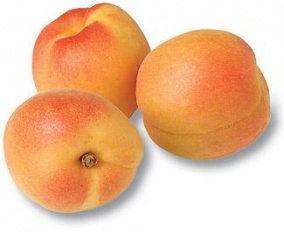
#> input picture data/FIDS30/apricots/5.jpg, 284 x 232 px, found by its file name
$ python Plots.py
#> lines starting #> are read from the running program, lines starting #| are printed output that depends on the picture
# import the necessary packages
import sys
from matplotlib import pyplot as plt
# import libraries for image feature extraction
import numpy as np
import cv2
from PIL import Image
from pathlib import Path


def featureExtractionVisualizationFruit():

    p = Path('C:/Princi/TU Wien/Semestri 1/Machine Learning/Exercises/Exercise 3 - New/ML_Exercise3/data/FIDS30/oranges/5.jpg')
    dImage = str(p)


    imagePIL = Image.open(dImage)
#> imagePIL is the input picture: PIL image 284x232 RGB; mean R, G, B 237.5, 188.4, 151.5
    imgplot = plt.imshow(imagePIL)
    plt.title("oranges/1.jpg")

    featureVector = imagePIL.histogram()
#> featureVector = 768 values, max 15997 at index 255, min 0 at index 0, mean 257.4

    # We plot this histogram
    plt.figure()
    plt.plot(featureVector[:256], 'r')
    plt.plot(featureVector[257:512], 'g')
    plt.plot(featureVector[513:], 'b')
    plt.xlim([0, 256])
    plt.xlabel("Bins")
    plt.ylabel("Number of Pixels")
    plt.title("Colour Histogram - PIL")

    imageOpenCV = cv2.imread(dImage)

    plt.figure()
    plt.imshow(cv2.cvtColor(imageOpenCV, cv2.COLOR_BGR2RGB))

    chans = cv2.split(imageOpenCV)
    colors = ("b", "g", "r")
    plt.figure()
    plt.title("Colour Histogram - OpenCV")
    plt.xlabel("Bins")
    plt.ylabel("Number of Pixels")
    featuresOpenCV = []

    # loop over the image channels
    for (chan, color) in zip(chans, colors):
        # create a histogram for the current channel and add it to the resulting histograms array (of arrays)
        # We can specifiy here in the 4th argument how many bins we want -
        # 256 means the same as in the previous histogram
        histOpenCV = cv2.calcHist([chan], [0], None, [256], [0, 256])
        featuresOpenCV.extend(histOpenCV)

        # plot the histogram of the current colour
        plt.plot(histOpenCV, color=color)
        plt.xlim([0, 256])
#> this loop made 3 passes
#> color on passes 1 to 3: 'b', 'g', 'r'
#> after the loop, featuresOpenCV = 768 items, first 6: [8], [2], [1], [0], [2], [1]

    # Now we have a 2D-array - 256 values for each of 3 colour channels.
    # To input this into our machine learning, we need to "flatten" the features into one larger 1D array
    # the size of this will be 3 x 256 = 768 values
    featureVectorOpenCV = np.array(featuresOpenCV).flatten()
#> featureVectorOpenCV = 768 values, max 15997 at index 767, min 0 at index 3, mean 257.4

    # show all the plots
    plt.show()
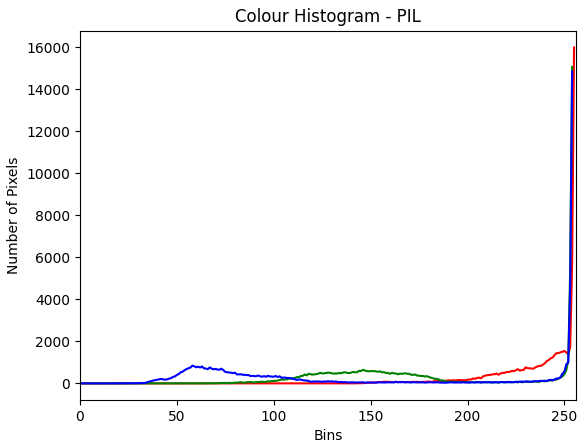
#> figure drawn by matplotlib, 1 panel; curve peaks at x = 255, y = 15997; curve peaks at x = 254, y = 15069; curve peaks at x = 254, y = 14859
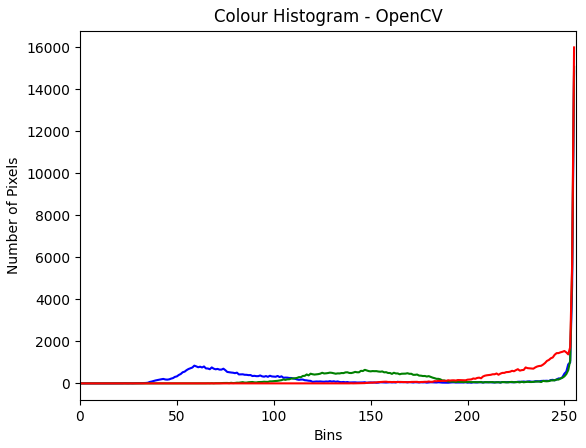
#> figure drawn by matplotlib, 1 panel; curve peaks at x = 255, y = 14859; curve peaks at x = 255, y = 15069; curve peaks at x = 255, y = 15997


def featureExtractionVisualizationCar():

    p = Path('C:/Princi/TU Wien/Semestri 1/Machine Learning/Exercises/Exercise 3 - New/ML_Exercise3/data/CarData/TrainImages/pos-0.pgm')
    dImage = str(p)


    imagePIL = Image.open(dImage)
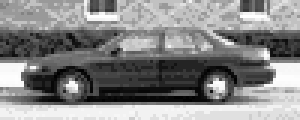
#> input picture data/CarData/TrainImages/pos-0.pgm, 100 x 40 px, found by its file name (shown 3 times larger)
#> imagePIL is the input picture: PIL image 100x40 L; min 1, max 255, mean 134.3
    imgplot = plt.imshow(imagePIL)
    plt.title('pos-0.pgm')


    featureVector = imagePIL.histogram()
#> featureVector = 256 values, max 419 at index 193, min 0 at index 0, mean 15.62

    # We plot this histogram
    plt.figure()
    plt.plot(featureVector[:256], 'r')
    plt.plot(featureVector[257:512], 'g')
    plt.plot(featureVector[513:], 'b')
    plt.xlim([0, 256])
    plt.xlabel("Bins")
    plt.ylabel("Number of Pixels")
    plt.title("Colour Histogram - PIL")

    # plt.show()

    # An alternative is to use open CV
    imageOpenCV = cv2.imread(dImage)
#> imageOpenCV: shape (40, 100, 3); min 1, max 255, mean 134.3


    plt.figure()
    plt.imshow(cv2.cvtColor(imageOpenCV, cv2.COLOR_BGR2RGB))

    chans = cv2.split(imageOpenCV)
    colors = ("b", "g", "r")
    plt.figure()
    plt.title("Colour Histogram - OpenCV")
    plt.xlabel("Bins")
    plt.ylabel("Number of Pixels")
    featuresOpenCV = []

    # loop over the image channels
    for (chan, color) in zip(chans, colors):

        histOpenCV = cv2.calcHist([chan], [0], None, [256], [0, 256])
        featuresOpenCV.extend(histOpenCV)

        # plot the histogram of the current colour
        plt.plot(histOpenCV, color=color)
        plt.xlim([0, 256])
#> after the loop, featuresOpenCV = 768 items, first 6: [0], [20], [0], [0], [0], [0]

    # Now we have a 2D-array - 256 values for each of 3 colour channels.
    # To input this into our machine learning, we need to "flatten" the features into one larger 1D array
    # the size of this will be 3 x 256 = 768 values
    featureVectorOpenCV = np.array(featuresOpenCV).flatten()
#> featureVectorOpenCV = 768 values, max 419 at index 193, min 0 at index 0, mean 15.62

    # show all the plots
    plt.show()
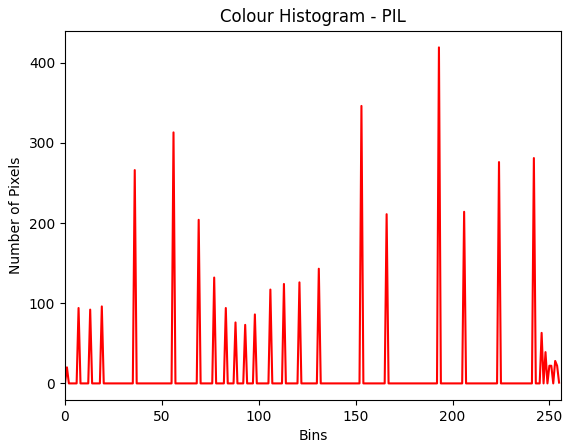
#> figure drawn by matplotlib, 1 panel; curve peaks at x = 193, y = 419
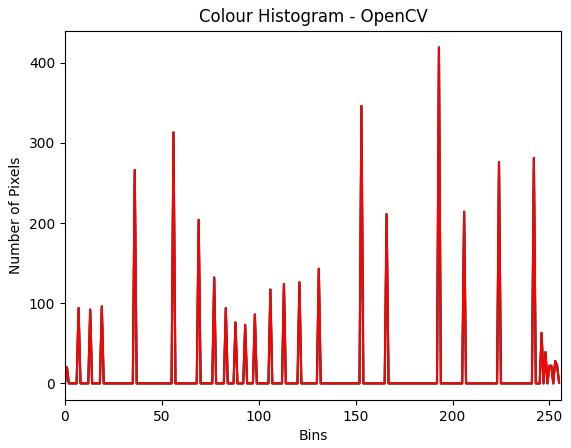
#> figure drawn by matplotlib, 1 panel; curve peaks at x = 193, y = 419; curve peaks at x = 193, y = 419; curve peaks at x = 193, y = 419


def main():
    """
    Main function.
    :return:
    """
    featureExtractionVisualizationFruit()
    featureExtractionVisualizationCar()


if __name__ == '__main__':
    main()
    sys.exit(0)
#> (the program exits here)
